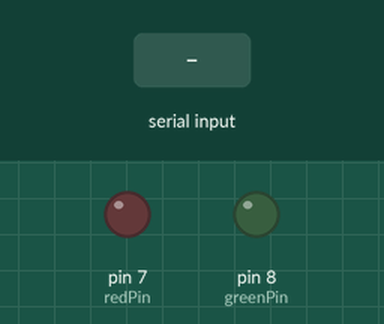
This sketch was run on a simulated Arduino Uno, built with avr-gcc and run on an emulated ATmega328P. On the bench: output pins drawn as LEDs (lit = HIGH). Inputs (shaded band) come from the test bench.

Above: at 1.2 s.
1.3 s: "R" received over Serial
At 1.6 s:
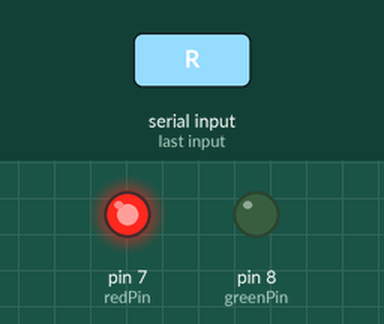
2.8 s: "G" received over Serial
At 4.0 s:
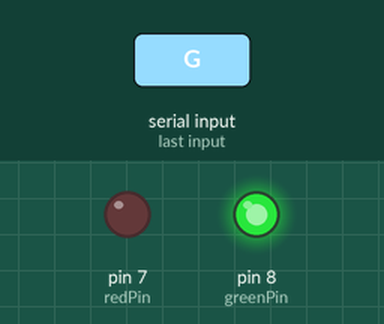
Timing chart, 0 to 5.8 s (numbered marks = the images above; inputs shaded):
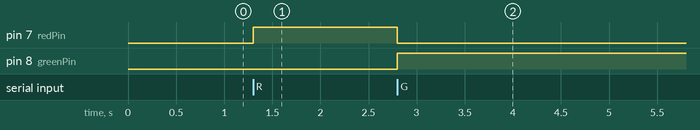

Measured:
- after the input at 1.3 s, pin 7 (redPin): LOW → HIGH at once
- after the input at 2.8 s, pin 7 (redPin): HIGH → LOW at once; pin 8 (greenPin): LOW → HIGH at once

The sketch:

ardam.ino
```cpp
const int redPin = 7;    // Pin for red LED
const int greenPin = 8; // Pin for green LED

void setup() {
    pinMode(redPin, OUTPUT);   // Set red pin as output
    pinMode(greenPin, OUTPUT); // Set green pin as output
    Serial.begin(9600);        // Start serial communication
}

void loop() {
    if (Serial.available() > 0) {
        char command = Serial.read(); // Read command from Python
        if (command == 'R') {
            digitalWrite(redPin, HIGH);   // Turn on red LED
            digitalWrite(greenPin, LOW);   // Turn off green LED
        } else if (command == 'G') {
            digitalWrite(greenPin, HIGH);  // Turn on green LED
            digitalWrite(redPin, LOW);      // Turn off red LED
        }
    }
}
```
